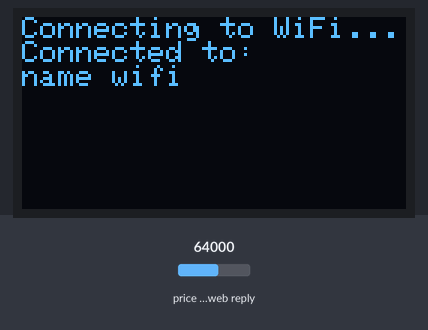
The sketch below on a simulated ESP8266 (NodeMCU). Shown: 128×64 one-colour display. The inputs (shaded band) are chosen by the test bench; at power-on: price in the web reply 64000. WiFi joins after 1.5 s; servers stay silent unless stated; web services answer with replies made up by the test bench; what the sketch prints to the serial monitor is not drawn.

Above: at 1.6 s.
At 3.7 s:
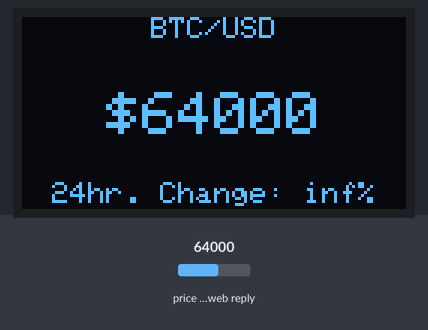
At 34.06 s:
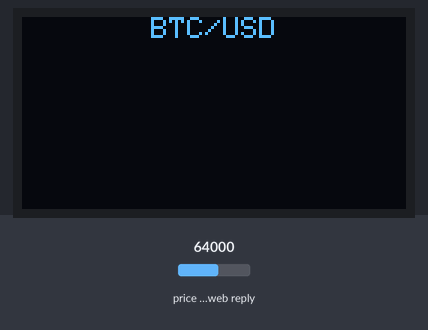

Measured:
- what the display in image 0 shows lasts 1.5 s, from 1.6 s to 3.1 s
- what the display in image 1 shows lasts 30.5 s, from 3.6 s to 34.1 s

The sketch:

bitcoinTicker.ino
```cpp
#include <Adafruit_SSD1306.h>
#include <ESP8266WiFi.h>
#include <ESP8266HTTPClient.h>
#include <NTPClient.h>
#include <ArduinoJson.h>

#define SCREEN_WIDTH 128 // OLED display width, in pixels
#define SCREEN_HEIGHT 64 // OLED display height, in pixels
#define OLED_RESET     -1 // Reset pin # (or -1 if sharing Arduino reset pin)
#define SCREEN_ADDRESS 0x3C ///< See datasheet for Address; 0x3D for 128x64, 0x3C for 128x32
Adafruit_SSD1306 display(SCREEN_WIDTH, SCREEN_HEIGHT, &Wire, OLED_RESET);

int idSsid = 0;
const char *ssid = "name wifi";
const char *pass = "pass wifi";

const int httpsPort = 443;

const String url = "http://api.coindesk.com/v1/bpi/currentprice/BTC.json";
const String historyURL = "http://api.coindesk.com/v1/bpi/historical/close.json";
const String cryptoCode = "BTC";

// Variables to save date and time
String formattedDate;
String dayStamp;
String timeStamp;

void setup() {
  Serial.begin(115200);

  if (!display.begin(SSD1306_SWITCHCAPVCC, SCREEN_ADDRESS)) {
    Serial.println(F("SSD1306 allocation failed"));
    for (;;); // Don't proceed, loop forever
  }

  display.clearDisplay();
  display.setTextSize(1);
  display.setTextColor(WHITE);
  display.println("Connecting to WiFi...");
  display.display();

  WiFi.begin(ssid, pass);   //WiFi connection

  Serial.print("Connecting to WiFi...");
  while (WiFi.status() != WL_CONNECTED)
  {
    delay(500);
    Serial.print(".");
  }
  Serial.println();

  display.println("Connected to: ");
  display.print(ssid);
  display.display();
  delay(1500);
  display.clearDisplay();
  display.display();

}

void loop() {
  Serial.print("Connecting to ");
  Serial.println(url);

  HTTPClient http;
  http.begin(url);
  int httpCode = http.GET();

  StaticJsonDocument<2000> doc;
  DeserializationError error = deserializeJson(doc, http.getString());

  if (error) {
    Serial.print(F("deserializeJson Failed"));
    delay(2500);
    return;
  }

  Serial.print("HTTP Status Code: ");
  Serial.println(httpCode);

  String BTCUSDPrice = doc["bpi"]["USD"]["rate_float"].as<String>();

  doc.clear();
  http.end();

  Serial.print("Getting history...");
  http.begin(historyURL);
  int historyHttpCode = http.GET();
  DeserializationError historyError = deserializeJson(doc, http.getString());


  if (historyError) {
    Serial.print(F("deserializeJson(History) failed"));
   // Serial.println(historyError.f_str());
    delay(2500);
    return;
  }

  Serial.print("History HTTP Status Code: ");
  Serial.println(historyHttpCode);
  JsonObject bpi = doc["bpi"].as<JsonObject>();
  double yesterdayPrice;
  for (JsonPair kv : bpi) {
    yesterdayPrice = kv.value().as<double>();
  }

  Serial.print("BTCUSD Price: ");
  Serial.println(BTCUSDPrice.toDouble());

  Serial.print("Yesterday's Price: ");
  Serial.println(yesterdayPrice);


  bool isUp = BTCUSDPrice.toDouble() > yesterdayPrice;
  double percentChange;
  if (isUp) {
    percentChange = ((BTCUSDPrice.toDouble() - yesterdayPrice) / yesterdayPrice) * 100;
  } else {
    percentChange = ((yesterdayPrice - BTCUSDPrice.toDouble()) / yesterdayPrice) * 100;
  }

  Serial.print("Percent Change: ");
  Serial.println(percentChange);

  //Display Header
  display.clearDisplay();
  display.setTextSize(1);
  printCenter("BTC/USD", 0, 0);

  //Display BTC Price
  display.setTextSize(2);

  printCenter("$" + BTCUSDPrice, 0, 25);

  //Display 24hr. Percent Change
  String dayChangeString = "24hr. Change: ";
  if (isUp) {
    percentChange = ((BTCUSDPrice.toDouble() - yesterdayPrice) / yesterdayPrice) * 100;
  } else {
    percentChange = ((yesterdayPrice - BTCUSDPrice.toDouble()) / yesterdayPrice) * 100;
    dayChangeString = dayChangeString + "-";
  }
  display.setTextSize(1);
  dayChangeString = dayChangeString + percentChange + "%";
  printCenter(dayChangeString, 0, 55);
  display.display();


  http.end();
  delay(30000);
}

void printCenter(const String buf, int x, int y)
{
  int16_t x1, y1;
  uint16_t w, h;
  display.getTextBounds(buf, x, y, &x1, &y1, &w, &h); //calc width of new string
  display.setCursor((x - w / 2) + (128 / 2), y);
  display.print(buf);
  display.display();
}
```
